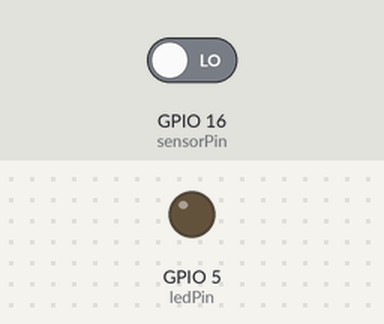
Simulated run of this sketch. Board: ESP8266 (NodeMCU). Shown: output pins drawn as LEDs (lit = HIGH). Inputs (shaded band) come from the test bench; at power-on: GPIO 16 (sensorPin) LOW. WiFi joins after 1.5 s; servers stay silent unless stated; what the sketch prints to the serial monitor is not drawn.

Above: at 2.7 s.
2.8 s: GPIO 16 (sensorPin) driven HIGH
At 3.4 s:
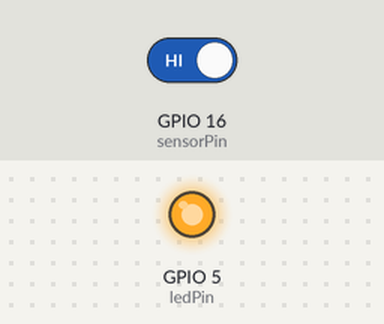
4.5 s: GPIO 16 (sensorPin) driven LOW
At 5.3 s:
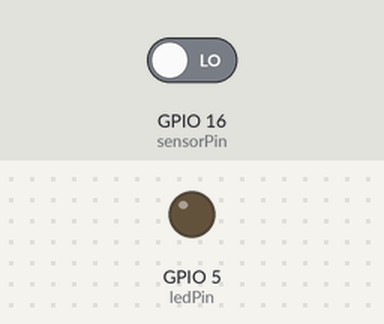
Timing chart, 0 to 7.5 s (numbered marks = the images above; inputs shaded):
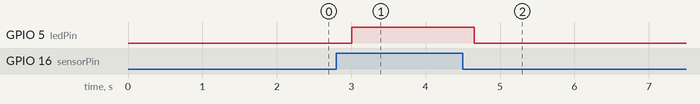

The sketch:

home-security-p3.ino
```cpp
#include "FirebaseESP8266.h"
#include <ESP8266WiFi.h>

#define WIFI_SSID "Petras"
#define WIFI_PASSWORD "paukstytes"
#define FIREBASE_HOST "home-security-p3.firebaseio.com"
#define FIREBASE_AUTH "9kCJL1uJ2h8avxoD5uJniT7yb4ANp9ttM4uX0Xj8"

FirebaseData firebaseData;

int sensorPin = 16;
int pirState = LOW;
int sensorValue = 0;
int ledPin = 5;

void setup() {
  Serial.begin(9600);

  pinMode(sensorPin, INPUT); // set input on pin 16
  pinMode(ledPin, OUTPUT); // set output on pin 5

  connectToWifi();

}
void connectToWifi()
{
  WiFi.begin(WIFI_SSID, WIFI_PASSWORD);

  Serial.print("Connecting to Wi-Fi");
  while (WiFi.status() != WL_CONNECTED)
  {
    Serial.print(".");
    delay(300);
  }
  Serial.println();
  Serial.print("Connected with IP: ");
  Serial.println(WiFi.localIP());
  Serial.println();

  Firebase.begin(FIREBASE_HOST, FIREBASE_AUTH);
  Firebase.reconnectWiFi(true);

  //Set database read timeout to 1 minute (max 15 minutes)
  Firebase.setReadTimeout(firebaseData, 1000 * 60);
  //tiny, small, medium, large and unlimited.
  //Size and its write timeout e.g. tiny (1s), small (10s), medium (30s) and large (60s).
  Firebase.setwriteSizeLimit(firebaseData, "tiny");
}
void loop(){
  if (WiFi.status() != WL_CONNECTED)
{
  Serial.println("Lost connection to WiFi..");
  setup();
}
  sensorValue = digitalRead(sensorPin);  // read sensor value

  String path = "/motion-sensor"; // database folder

  // function below writes sensor data to firebase
  // and returns true if successful
  // false if failed
  // we print failed via serial for debugging purposes if failed to write
  if(!Firebase.setBool(firebaseData, path, sensorValue)) {
    Serial.println("FAILED");
  }
  if (sensorValue == HIGH) {  // check if the input is HIGH
    if (pirState == LOW) {
      digitalWrite(ledPin, HIGH);  // turn LED ON
      Serial.println("Motion detected!"); // print on output change
      pirState = HIGH;
    }
  } else {
    if (pirState == HIGH) {
      digitalWrite(ledPin, LOW); // turn LED OFF
      Serial.println("Motion ended!");  // print on output change
      pirState = LOW;
    }
  }

  //delay(60*1000); // sleep for 60sec
}
```

Measured:
- after the input at 2.8 s, GPIO 5 (ledPin): LOW → HIGH after 0.20 s
- after the input at 4.5 s, GPIO 5 (ledPin): HIGH → LOW after 0.16 s
